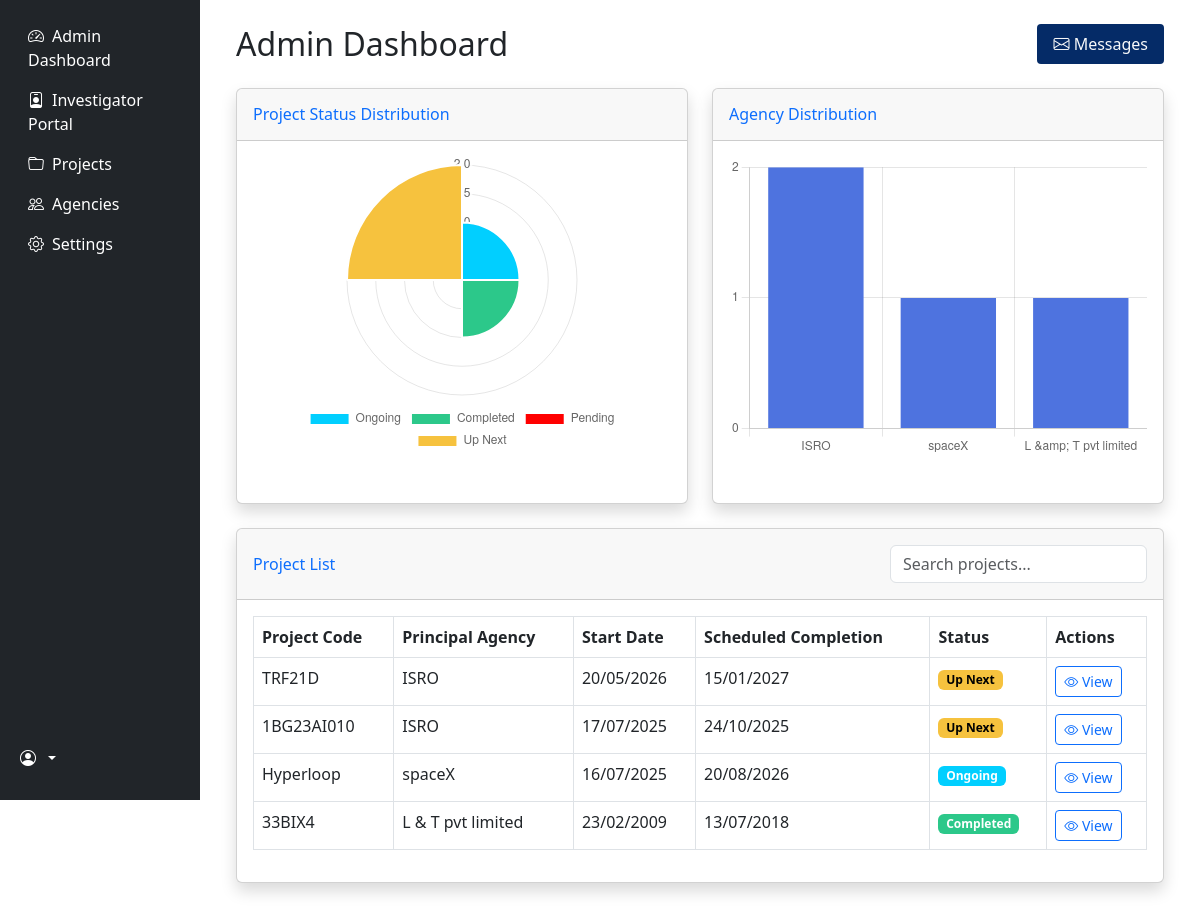
/, run on an earlier commit of the app's database.
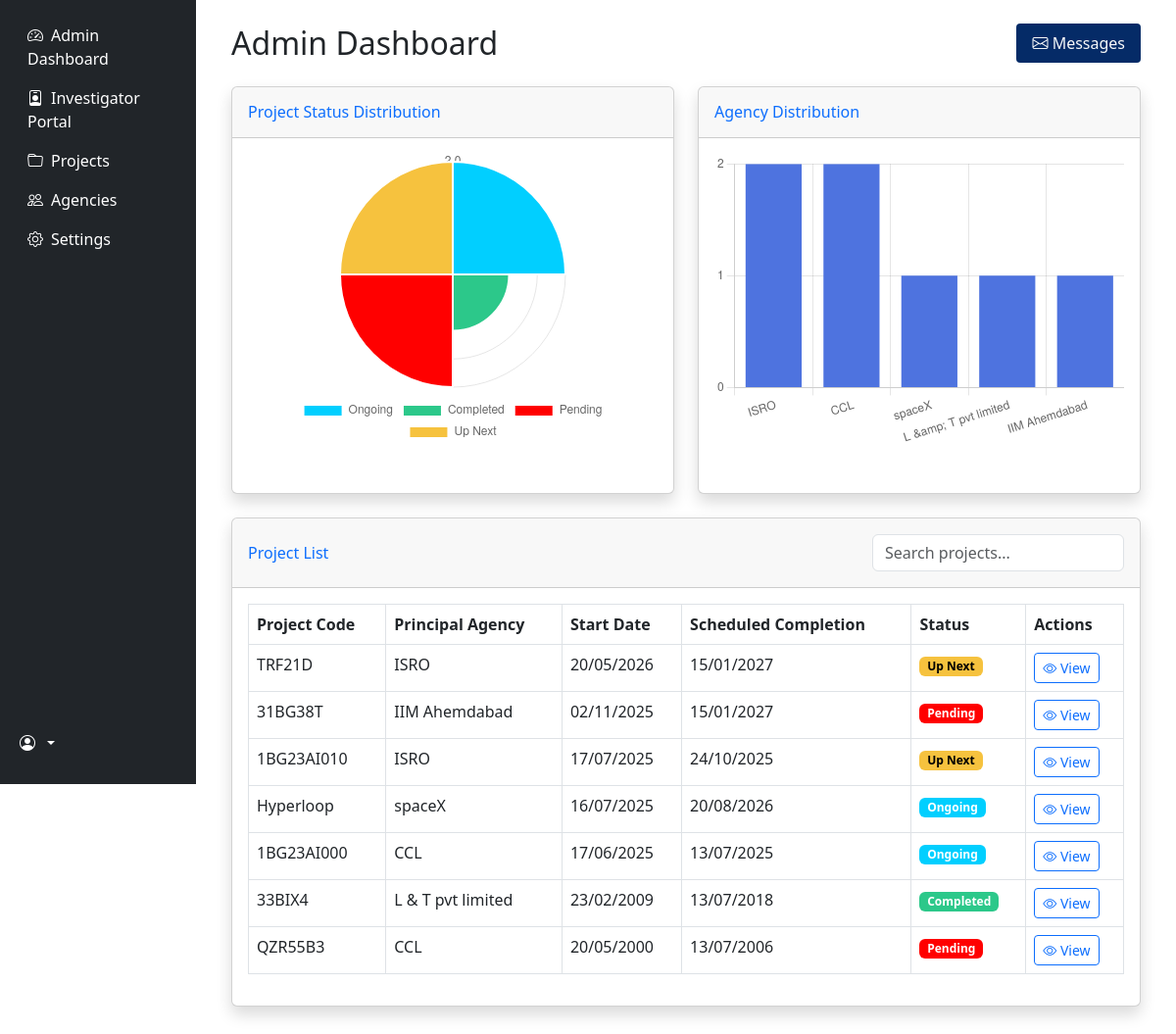
And on a later commit of the database.
### dashboard/models.py (models this page shows, shortened)
class Project(models.Model):
    PROJECT_TYPES = (
        ('S&T', 'Science & Technology'),
        ('R&D', 'Research & Development'),
    )
    STATUS_CHOICES = (
        ('ongoing', 'Ongoing'),
        ('completed', 'Completed'),
        ('pending', 'Pending'),
        ('up_next', 'Up Next'),  # Fixed capitalization for consistency
    )
    BUDGET_UNIT_CHOICES = [
        ('rupees', 'Rupees'),
        ('thousands', 'Thousands (₹)'),
        ('lakhs', 'Lakhs (₹)'),
        ('crores', 'Crores (₹)'),
    ]
    project_code = models.CharField(max_length=20, unique=True)
    project_type = models.CharField(max_length=3, choices=PROJECT_TYPES)
    title = models.CharField(max_length=200)
    description = models.TextField(blank=True, null=True)
    principal_agency = models.CharField(max_length=100)
    budget_amount = models.DecimalField(
        max_digits=15,
        decimal_places=2,
        null=True,
        blank=True,
        verbose_name="Budget Amount"
    )
    budget_unit = models.CharField(
        max_length=10,
        choices=BUDGET_UNIT_CHOICES,
        default='lakhs',
        verbose_name="Budget Unit"
    )
    report_submitted = models.BooleanField(default=False, verbose_name="Report Submitted")
    report_submission_date = models.DateTimeField(null=True, blank=True, verbose_name="Report Submission Date")
    report_approved = models.BooleanField(default=False, verbose_name="Report Approved")
    report_resubmit_requested = models.BooleanField(
        default=False,
        verbose_name="Resubmission Requested",
        help_text="Admin can request investigator to resubmit report"
    )
    implementing_agencies = models.TextField(
        blank=True,
        null=True,
        help_text="Comma separated list of implementing agencies"
    )
    project_investigator = models.CharField(max_length=100, blank=True, null=True)
    project_coordinator = models.CharField(max_length=100, blank=True, null=True)
    start_date = models.DateField()
    scheduled_completion = models.DateField()
    actual_completion = models.DateField(null=True, blank=True)
    status = models.CharField(
        max_length=10,
        choices=STATUS_CHOICES,
        default='ongoing'
    )
    created_at = models.DateTimeField(auto_now_add=True)
    updated_at = models.DateTimeField(auto_now=True)
    assigned_investigator = models.ForeignKey(
        User,
        on_delete=models.SET_NULL,
        null=True,
        blank=True,
        related_name='assigned_projects',
        verbose_name="Assigned Investigator"
    )
    created_by = models.ForeignKey(  # The admin who created the project
        settings.AUTH_USER_MODEL,
        on_delete=models.SET_NULL,
        null=True,
        blank=True,
        related_name='created_projects'
    )
    class Meta:
        ordering = ['-start_date']
        verbose_name = "Project"
        verbose_name_plural = "Projects"

### dashboard/views.py (the view)
# urls.py: path('', views.admin_dashboard, name='admin_dashboard'),
def admin_dashboard(request):
    projects = Project.objects.all().order_by('-start_date')
    total_projects = projects.count()
    ongoing = projects.filter(status='ongoing').count()
    completed = projects.filter(status='completed').count()
    pending = projects.filter(status='pending').count()
    up_next = projects.filter(status='up_next').count()
    agency_distribution = projects.values('principal_agency').annotate(count=Count('id')).order_by('-count')
    context = {
        'total_projects': total_projects,
        'ongoing': ongoing,
        'completed': completed,
        'pending': pending,
        'up_next': up_next,
        'projects': projects,
        'agency_distribution': agency_distribution,
    }
    return render(request, 'dashboard/admin_dashboard.html', context)

### dashboard/context_processors.py (called while the page is built, shortened)
def notifications_count(request):
    return {}

### dashboard/templates/dashboard/admin_dashboard.html (shortened to what this page needs)
{% extends 'dashboard/base.html' %}
{% block extra_css %}
<link href="https://cdn.jsdelivr.net/npm/chart.js@3.7.1/dist/chart.min.css" rel="stylesheet">
{% endblock %}
{% block content %}
<div class="container-fluid">
    <div class="d-flex justify-content-between align-items-center mb-4">
        <h1 class="h2 mb-0">Admin Dashboard</h1>
        <div>
            <button class="message-btn">
                <i class="bi bi-envelope"></i> Messages
            </button>
        </div>
    </div>
    <div class="row">
        <div class="col-md-6">
            <div class="card shadow mb-4">
                <div class="card-header py-3">
                    <h6 class="m-0 font-weight-bold text-primary">Project Status Distribution</h6>
                </div>
                <div class="card-body">
                    <div class="chart-container">
                        <canvas id="statusChart"></canvas>
                    </div>
                </div>
            </div>
        </div>
        <div class="col-md-6">
            <div class="card shadow mb-4">
                <div class="card-header py-3">
                    <h6 class="m-0 font-weight-bold text-primary">Agency Distribution</h6>
                </div>
                <div class="card-body">
                    <div class="chart-container">
                        <canvas id="agencyChart"></canvas>
                    </div>
                </div>
            </div>
        </div>
    </div>
    <div class="card shadow mb-4">
        <div class="card-header py-3 d-flex justify-content-between align-items-center">
            <h6 class="m-0 font-weight-bold text-primary">Project List</h6>
            <div>
                <input type="text" class="form-control" id="projectSearch" placeholder="Search projects...">
            </div>
        </div>
        <div class="card-body">
            <div class="table-responsive">
                <table class="table table-bordered table-hover" id="projectTable" width="100%" cellspacing="0">
                    <thead class="thead-light">
                        <tr>
                            <th>Project Code</th>
                            <th>Principal Agency</th>
                            <th>Start Date</th>
                            <th>Scheduled Completion</th>
                            <th>Status</th>
                            <th>Actions</th>
                        </tr>
                    </thead>
                    <tbody>
                        {% for project in projects %}
                        <tr class="clickable-row" data-id="{{ project.id }}" data-status="{{ project.status }}">
                            <td>{{ project.project_code }}</td>
                            <td>{{ project.principal_agency }}</td>
                            <td>{{ project.start_date|date:"d/m/Y" }}</td>
                            <td>{{ project.scheduled_completion|date:"d/m/Y" }}</td>
                            <td>
                                <span class="badge"
                                    style="
                                        {% if project.status == 'ongoing' %}background-color: #01cfff; color: white;
                                        {% elif project.status == 'completed' %}background-color: #2cc88a; color: white;
                                        {% elif project.status == 'pending' %}background-color: #ff0000; color: white;
                                        {% elif project.status == 'up_next' %}background-color: #f6c23e; color: black;
                                        {% else %}background-color: #6c757d; color: white;
                                        {% endif %}">
                                    {{ project.get_status_display }}
                                </span>
                            </td>
                            <td>
                                <button class="btn btn-sm btn-outline-primary view-btn" data-id="{{ project.id }}">
                                    <i class="bi bi-eye"></i> View
                                </button>
                            </td>
                        </tr>
                        {% endfor %}
                    </tbody>
                </table>
            </div>
        </div>
    </div>
</div>
{% endblock %}

### dashboard/templates/dashboard/base.html (shortened to what this page needs)
<!DOCTYPE html>
{% load static %}
<html lang="en">
<head>
    <link href="https://cdn.jsdelivr.net/npm/bootstrap@5.3.0/dist/css/bootstrap.min.css" rel="stylesheet">
    <link rel="stylesheet" href="https://cdn.jsdelivr.net/npm/bootstrap-icons@1.10.0/font/bootstrap-icons.css">
    {% block extra_css %}{% endblock %}
</head>
<body>
    <div class="container-fluid">
        <div class="row">
            <div class="col-md-3 col-lg-2 d-md-block bg-dark sidebar">
                <div class="position-sticky pt-3 sidebar-content">
                    <ul class="nav flex-column sidebar-nav">
                        <li class="nav-item">
                            <a class="nav-link text-white {% if request.resolver_match.url_name == 'admin_dashboard' %}active{% endif %}" href="{% url 'admin_dashboard' %}">
                                <i class="bi bi-speedometer2 me-2"></i>Admin Dashboard
                            </a>
                        </li>
                        <li class="nav-item">
                            <a class="nav-link text-white" href="{% url 'investigator_login' %}">
                                <i class="bi bi-person-badge me-2"></i>Investigator Portal
                            </a>
                        </li>
                        <li class="nav-item">
                            <a class="nav-link text-white {% if request.resolver_match.url_name == 'projects' %}active{% endif %}" href="#">
                                <i class="bi bi-folder me-2"></i>Projects
                            </a>
                        </li>
                        <li class="nav-item">
                            <a class="nav-link text-white {% if request.resolver_match.url_name == 'agencies' %}active{% endif %}" href="#">
                                <i class="bi bi-people me-2"></i>Agencies
                            </a>
                        </li>
                        <li class="nav-item">
                            <a class="nav-link text-white {% if request.resolver_match.url_name == 'settings' %}active{% endif %}" href="#">
                                <i class="bi bi-gear me-2"></i>Settings
                            </a>
                        </li>
                    </ul>
                    <div class="user-dropdown">
                        <div class="dropdown">
                            <a href="#" class="d-flex align-items-center text-white text-decoration-none dropdown-toggle ps-2" id="dropdownUser" data-bs-toggle="dropdown" aria-expanded="false">
                                <i class="bi bi-person-circle me-2"></i>
                            </a>
                        </div>
                    </div>
                </div>
            </div>
            <main class="col-md-9 ms-sm-auto col-lg-10 px-md-4 py-4">
                {% block content %}{% endblock %}
            </main>
        </div>
    </div>
</body>
</html>

### dashboard/templates/dashboard/base.html (style rules this page uses)
.sidebar { height: 100vh; position: fixed; }
.sidebar-content { display: flex; flex-direction: column; height: calc(100% - 20px); }
.sidebar-nav { flex-grow: 1; }
.user-dropdown { padding: 10px 0; margin-top: auto; }
main { margin-left: 16.666667%; }

### dashboard/templates/dashboard/admin_dashboard.html (style rules this page uses)
.clickable-row { cursor: pointer; }
.chart-container { position: relative; height: 300px; margin-bottom: 30px; }
.message-btn { background-color: #052b67; color: #f8f9fa; border: none; padding: 8px 16px; border-radius: 4px; margin-left: 10px; }

What changed in the data, as far as the page shows it:
added Project: project_code "31BG38T", principal_agency "IIM Ahemdabad", start_date "02/11/2025", scheduled_completion "15/01/2027", status "Pending"
added Project: project_code "1BG23AI000", principal_agency "CCL", start_date "17/06/2025", scheduled_completion "13/07/2025", status "Ongoing"
added Project: project_code "QZR55B3", principal_agency "CCL", start_date "20/05/2000", scheduled_completion "13/07/2006", status "Pending"
Also different on the page:
chart data {{ ongoing }}: 1 → 2
chart data {{ pending }}: 0 → 2
chart data {{ agency.principal_agency }}: ISRO, spaceX, L & T pvt limited → ISRO, CCL, spaceX, L & T pvt limited, IIM Ahemdabad
chart data {{ agency.count }}: 2, 1, 1 → 2, 2, 1, 1, 1
